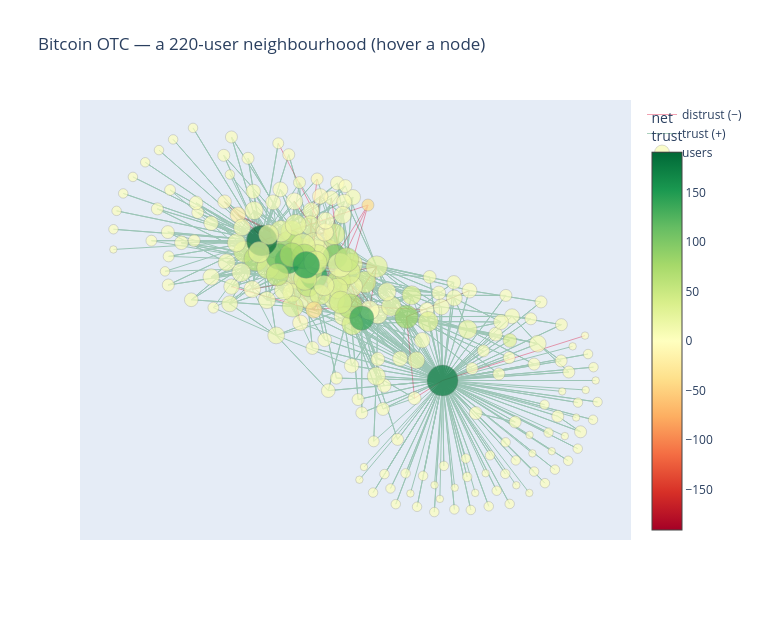

The cell this chart's notebook holds for it:
### Markdown cell above
### From static to interactive: Plotly

A printed figure forces you to choose a zoom level in advance. **Interactive** tools
let the reader hover, pan, and zoom — invaluable when the interesting thing is "who
is *this* node?". [Plotly](https://plotly.com/python/) renders inline in Jupyter and
is the lightest way to get there from Python.

Below we draw `H` with edges coloured by **sign** (green = trust, red = distrust) and
nodes coloured by **net incoming trust** (the sum of ratings each user received).
Hover any node to read it.

### Code cell
pos_H = nx.spring_layout(Hu, seed=42)
net_in = {n: sum(d["weight"] for *_, d in H.in_edges(n, data=True)) for n in H.nodes()}

# Two edge traces, one per sign.
edge_traces = []
for sign, color, name in [(-1, "crimson", "distrust (−)"), (1, "seagreen", "trust (+)")]:
    ex, ey = [], []
    for u, v, d in H.edges(data=True):
        if np.sign(d["weight"]) == sign:
            ex += [pos_H[u][0], pos_H[v][0], None]
            ey += [pos_H[u][1], pos_H[v][1], None]
    edge_traces.append(go.Scatter(x=ex, y=ey, mode="lines", name=name,
                                  line=dict(color=color, width=1),
                                  opacity=0.4, hoverinfo="none"))

node_trace = go.Scatter(
    x=[pos_H[n][0] for n in H.nodes()],
    y=[pos_H[n][1] for n in H.nodes()],
    mode="markers", name="users",
    marker=dict(
        size=np.log1p([H.degree(n) for n in H.nodes()]) * 5 + 4,
        color=[net_in[n] for n in H.nodes()],
        colorscale="RdYlGn", cmid=0, showscale=True,
        colorbar=dict(title="net<br>trust"),
        line=dict(width=0.4, color="gray"),
    ),
    text=[f"user {n}<br>net trust {net_in[n]:+.0f}<br>degree {H.degree(n)}"
          for n in H.nodes()],
    hoverinfo="text",
)

fig = go.Figure(edge_traces + [node_trace])
fig.update_layout(title="Bitcoin OTC — a 220-user neighbourhood (hover a node)",
                  width=760, height=620, showlegend=True,
                  xaxis=dict(visible=False), yaxis=dict(visible=False))
fig.show()

### Figure 1 — Plotly figure (JSON) as saved in the notebook; plotly's stock layout.template omitted (floating-point values rounded to 4 significant figures; data arrays with more than 128 entries replaced by an {"elided": "..."} marker saying what was removed)
{"data": [{"hoverinfo": "none", "line": {"color": "crimson", "width": 1}, "mode": "lines", "name": "distrust (−)", "opacity": 0.4, "type": "scatter", "x": {"elided": "174 float values"}, "y": {"elided": "174 float values"}}, {"hoverinfo": "none", "line": {"color": "seagreen", "width": 1}, "mode": "lines", "name": "trust (+)", "opacity": 0.4, "type": "scatter", "x": {"elided": "5355 float values"}, "y": {"elided": "5355 float values"}}, {"hoverinfo": "text", "marker": {"cmid": 0, "color": {"elided": "220 float values"}, "colorbar": {"title": {"text": "net<br>trust"}}, "colorscale": [[0.0, "rgb(165,0,38)"], [0.1, "rgb(215,48,39)"], [0.2, "rgb(244,109,67)"], [0.3, "rgb(253,174,97)"], [0.4, "rgb(254,224,139)"], [0.5, "rgb(255,255,191)"], [0.6, "rgb(217,239,139)"], [0.7, "rgb(166,217,106)"], [0.8, "rgb(102,189,99)"], [0.9, "rgb(26,152,80)"], [1.0, "rgb(0,104,55)"]], "line": {"color": "gray", "width": 0.4}, "showscale": true, "size": {"elided": "220 float values"}}, "mode": "markers", "name": "users", "text": {"elided": "220 str values"}, "type": "scatter", "x": {"elided": "220 float values"}, "y": {"elided": "220 float values"}}], "layout": {"height": 620, "showlegend": true, "title": {"text": "Bitcoin OTC — a 220-user neighbourhood (hover a node)"}, "width": 760, "xaxis": {"visible": false}, "yaxis": {"visible": false}}}
